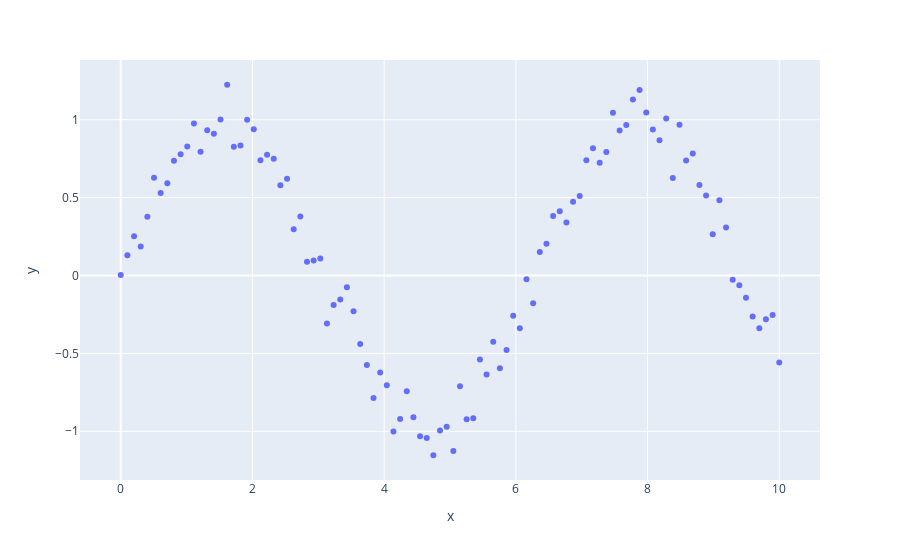

Notebook code cell kept with this figure:
### Code cell
fig = px.scatter(x=x, y=y)
fig.show()
